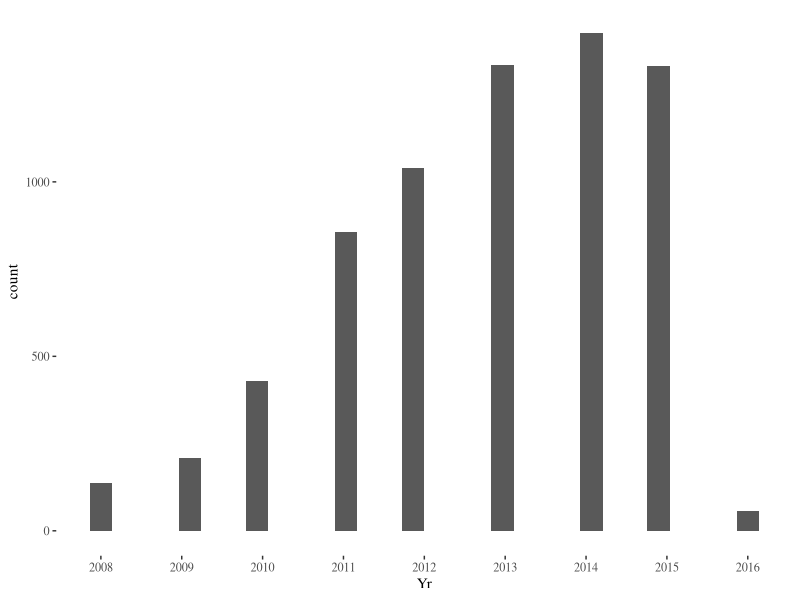
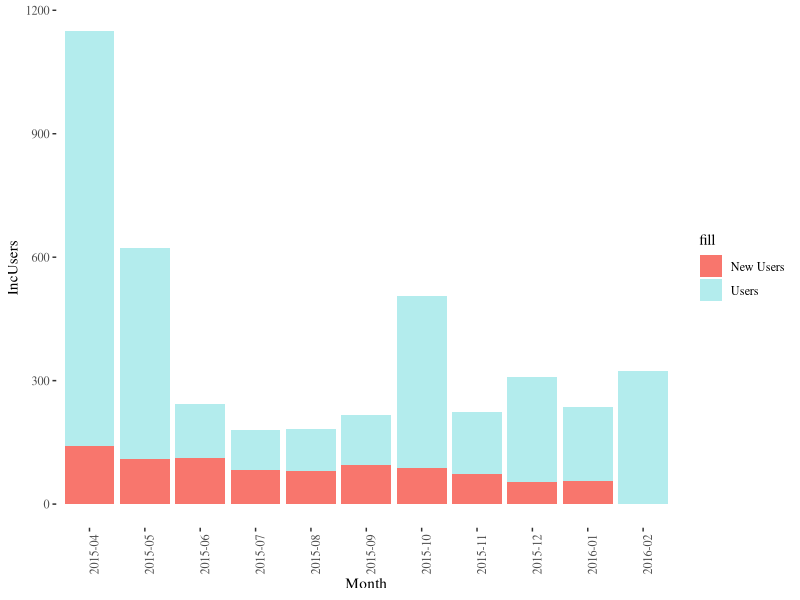

The R source for these figures, in order:
## ---- chunk 1
#Set up data
date_followers <- read.csv("../data/aggregated-top-Spain-evol.csv",sep=";")
dates <- do.call("rbind",lapply(strsplit(as.character(date_followers$commitdate)," "),"[",1))
date_users <- data.frame(Date=dates,Users=date_followers$users)

library("ggplot2")
library("ggthemes")

data <- read.csv("../data/date-followers-contrib.csv")
users <- read.csv("../data/users-month.csv")
## ---- chunk 2
knitr::kable(date_users)
## ---- chunk 3
ggplot( data, aes(x=Yr,y=..count..))+geom_bar(stat='bin')+scale_x_continuous(breaks=c(2007:2016))+  theme_tufte()
## ---- chunk 4
ggplot(data=users)+geom_bar(aes(x=Month,y=IncUsers,fill='Users'),alpha=.3,stat='identity')+geom_bar(aes(x=Month,y=NewUsers,fill='New Users'),stat='identity')+theme_tufte()+ theme(axis.text.x = element_text(angle = 90, hjust = 1))
